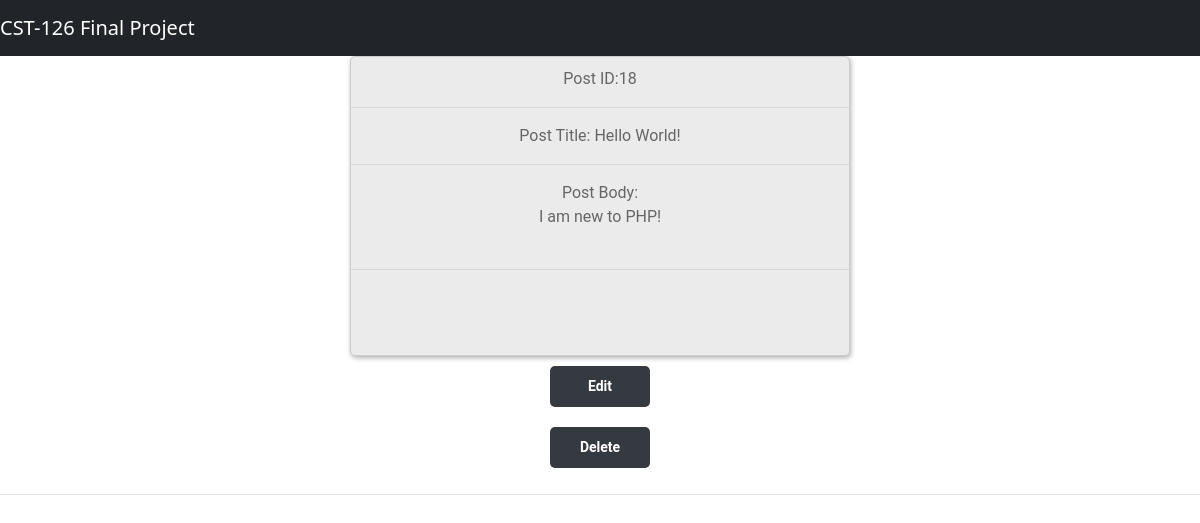
Screenshot of /searchPostHandler.php?postName=Hello World! (signed in) with the database file from the repository.
### tables this page shows
CREATE TABLE `blog_posts` (
  `idblog_posts` int(11) NOT NULL,
  `blog_post_title` varchar(45) DEFAULT NULL,
  `blog_post` text,
  `users_ID` int(11) NOT NULL
);

### searchPostHandler.php (the view, shortened to what this page needs)
<?php
	include 'header.php';
?>
<head>
    <link rel="stylesheet" href="css/posts.css">
</head>
<?php
	require_once 'db_connector.php';
	$searchForTitle = $_GET['postName'];
	$searchForBody = $_GET['postBody'];
	$sql_statement = "SELECT * FROM `blog_posts` WHERE `blog_post_title` LIKE '%$searchForTitle%' AND
					`blog_post` LIKE '%$searchForBody%'";
	if ($link){
		$result = mysqli_query($link, $sql_statement);
		if ($result) {
			while ($row = mysqli_fetch_assoc($result)){
			    ?>
			    <div class="post-container">
                <?php
	                echo "Post ID:" . $row['idblog_posts'] . "<br>" . "<hr>";
	                echo "Post Title: " . $row['blog_post_title'] . "<br>" . "<hr>";
	                echo "Post Body: " . "<br>" . $row['blog_post'] . "<br>" . "<hr>";
                ?>
                </div>
                <div>
                    <form action="showEditForm.php">
                        <button type="submit">Edit</button>
                    </form>
                    <form action="processDeletePost.php">
                        <button type="submit">Delete</button>
                    </form>
                </div>
				<?php
				echo "<hr>";
			}
		} else {
			echo "Error with the SQL " . mysqli_error($link);
		}
	} else {
		echo "Error connecting " . mysqli_error();
	}

### css/style.css (style rules this page uses)
div, h1, form, input, p { padding: 0; margin: 0; outline: none; font-family: Roboto, Arial, sans-serif; font-size: 16px; color: #666666; }
p { font-size: 12px; }
hr { color: #a9a9a9; opacity: 0.3; }
form { margin: 0 30px; text-align: center; }
button { width: 100%; padding: 10px 0; margin: 10px auto; border-radius: 5px; border: none; background-color: #343a40; font-size: 14px; font-weight: 600; color: #fff; }

### css/posts.css (style rules this page uses)
.post-container { text-align: center; width: 500px; margin: auto; align-items: center; min-height: 300px; padding: 10px 0; border-radius: 5px; border: solid 1px #cccccc; box-shadow: 1px 2px 5px rgba(0,0,0,.31); background: #ebebeb; }
p { font-size: 16px; }

### searchPostHandler.php (style rules this page uses)
.post-container { text-align: center; }
button { width: 100px; }

### rows the page displays
blog_posts: idblog_posts "18", blog_post_title "Hello World!", blog_post "I am new to PHP!"
